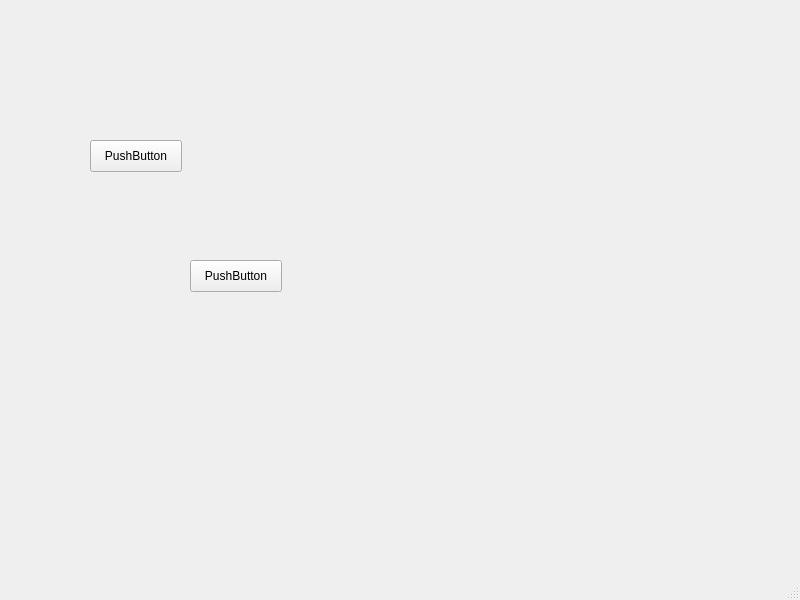
<?xml version="1.0" encoding="UTF-8"?>
<ui version="4.0">
 <class>MainWindow</class>
 <widget class="QMainWindow" name="MainWindow">
  <property name="geometry">
   <rect>
    <x>0</x>
    <y>0</y>
    <width>800</width>
    <height>600</height>
   </rect>
  </property>
  <property name="windowTitle">
   <string>MainWindow</string>
  </property>
  <widget class="QWidget" name="centralwidget">
   <widget class="QPushButton" name="pushButton">
    <property name="geometry">
     <rect>
      <x>90</x>
      <y>140</y>
      <width>92</width>
      <height>32</height>
     </rect>
    </property>
    <property name="text">
     <string>PushButton</string>
    </property>
   </widget>
   <widget class="QPushButton" name="pushButton_2">
    <property name="geometry">
     <rect>
      <x>190</x>
      <y>260</y>
      <width>92</width>
      <height>32</height>
     </rect>
    </property>
    <property name="text">
     <string>PushButton</string>
    </property>
   </widget>
  </widget>
  <widget class="QMenuBar" name="menubar">
   <property name="geometry">
    <rect>
     <x>0</x>
     <y>0</y>
     <width>800</width>
     <height>28</height>
    </rect>
   </property>
  </widget>
  <widget class="QStatusBar" name="statusbar"/>
 </widget>
 <resources/>
 <connections/>
</ui>
